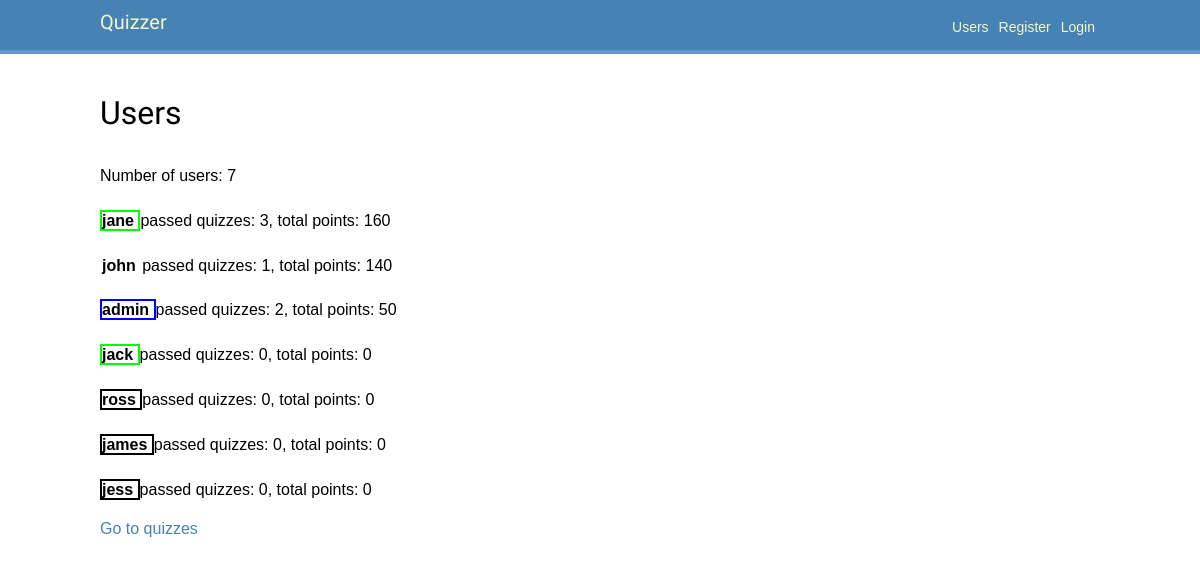
/users/, run on the app's committed database.
### users/models.py (models this page shows, shortened)
class User(AbstractUser):
    balance = models.IntegerField(default=0)
    color = models.ForeignKey(to=Color, on_delete=models.CASCADE,
        related_name='users', null=True, blank=True)  # default= ?
    colors = models.ManyToManyField(Color)  # Need to add default (fabrik?)
    answers = models.ManyToManyField(Answer)
    def passed_quizzes(self) -> set[Quiz]:
        return {answer.question.quiz for answer in self.answers.all()}
    @property
    def total_points(self) -> int:  # total_score? rating?
        return self.answers.filter(
            correctanswer__answer_id=models.F('id')  # the answer is correct
        ).aggregate(
            models.Sum('question__points')
        )['question__points__sum'] or 0  # get('question__points__sum', 0)

### quizzes/models.py (models this page shows, shortened)
class Answer(models.Model):
    text = models.CharField(max_length=512)
    question = models.ForeignKey(to=Question, on_delete=models.CASCADE,
                                 related_name='answers')

class Question(models.Model):
    text = models.CharField(max_length=512)
    quiz = models.ForeignKey(to=Quiz, on_delete=models.CASCADE,
                             related_name='questions')
    points = models.IntegerField(default=0)  # Amount of points for correct answer

class Quiz(models.Model):
    title = models.CharField(max_length=128)
    description = models.CharField(max_length=512)

### users/views.py (the view, shortened to what this page needs)
# urls.py: path('', UserListView.as_view(), name='user_list'),  # 'users/' or 'list/' ??
class UserListView(ListView):
    model = USER
    template_name = 'users/user_list.html'
    def get_ordering(self) -> Sequence[str]:
        ordering = super().get_ordering()
        print('UserListView.get_ordering():', ordering, '\n')
        return ordering
    def get_queryset(self) -> QuerySet[Any]:
        queryset = super().get_queryset()
        print('UserListView.get_queryset():', queryset, '\n')
        queryset = sorted(queryset, key=lambda user: user.total_points, #passed_quizzes_count,
                          reverse=True)
        return queryset
    def get_context_data(self, **kwargs: Any) -> dict[str, Any]:
        return super().get_context_data(**kwargs)

### users/templates/users/user_list.html (shortened to what this page needs)
{% extends "base.html" %}
{% block content %}
    <h1>Users</h1>
    <p>
        Number of users: {{ object_list|length }}
    </p>
    {% if object_list %}
        {% for user in object_list %}
            <p>
                <strong style="
                    border-style: solid;
                    border-width: 2px;
                    border-color: {{ user.color.value }};"
                >
                    {{ user.username }}
                </strong>
                passed quizzes: {{ user.passed_quizzes|length }},
                total points: {{ user.total_points }}
            </p>
        {% endfor %}
    {% else %}
        There are no users yet.
    {% endif %}
    <a href="{% url 'quizzes:quiz_list' %}">Go to quizzes</a>
{% endblock %}

### users/static/css/base.css (style rules this page uses)
body { margin:0; padding:0; font-family:helvetica, sans-serif; }
p { line-height: 1.8; }
a { color: steelblue; text-decoration:none; }
h1, h2, h3, h4, h5 , h6 { font-family: 'Muli', sans-serif; font-weight:normal; }
h1 { padding:0 0 10px 0; margin:10px 0 20px 0; }

### data on the page
User: username "jane", passed_quizzes|length "3", total_points "160"
User: username "john", passed_quizzes|length "1", total_points "140"
User: username "admin", passed_quizzes|length "2", total_points "50"
User: username "jack", passed_quizzes|length "0", total_points "0"
User: username "ross", passed_quizzes|length "0", total_points "0"
User: username "james", passed_quizzes|length "0", total_points "0"
User: username "jess", passed_quizzes|length "0", total_points "0"

### other printed values
{{ object_list|length }} "7"
